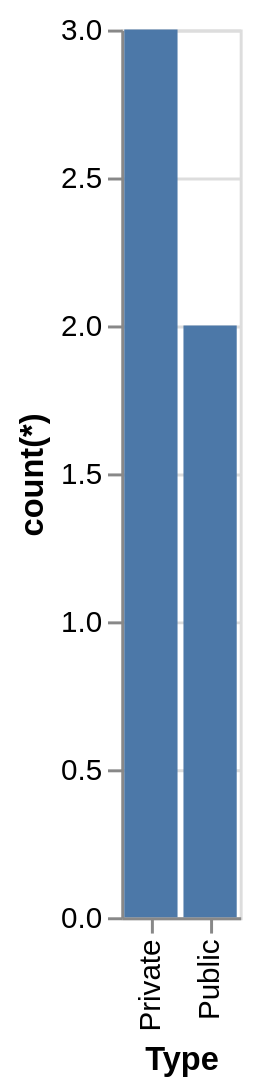

Write a Vega-Lite specification for this figure.
### Vega-Lite specification from a JSON file in a GitHub repository (floating-point values rounded to 4 significant figures)
{"data": {"values": [{"x_data": "Private", "y_data": 3}, {"x_data": "Public", "y_data": 2}]}, "mark": "bar", "encoding": {"x": {"field": "x_data", "type": "nominal", "title": "Type", "sort": "ascending"}, "y": {"field": "y_data", "type": "quantitative", "title": "count(*)"}}}
